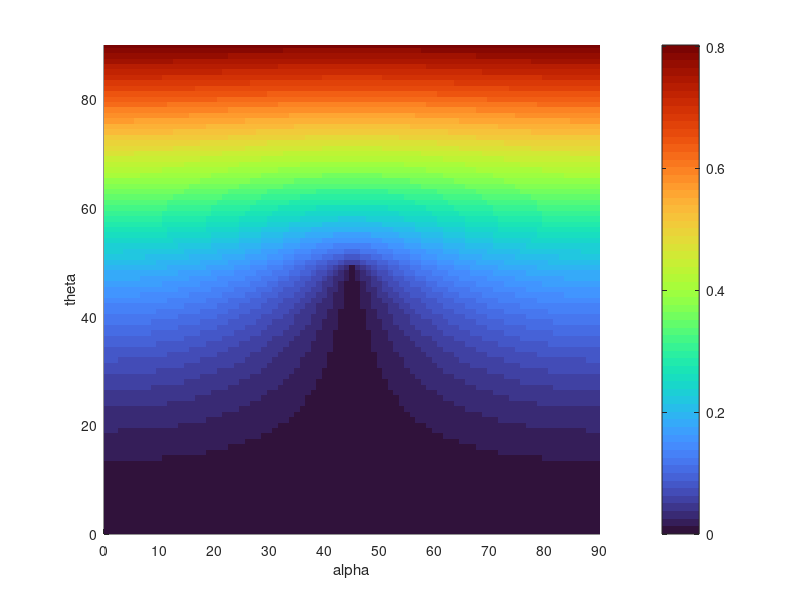

Source code (MATLAB):
clear all;
close(gcf);
close(gcf);
close(gcf);
close(gcf);
%résultats donnés dans la base xy 
%valvuls en fonction du déphasage du miroir M2
n1=1;
n2=1.5;

theta =[0:1:90].*pi/180;
kappa=[];
delta = 12.8*pi/180;
%kappa=[acosh(1/cos(delta/2))-0.5:0.01:acosh(1/cos(delta/2))+0.5];

for k=1:length(theta),
theta2=asin((n1/n2).*sin(theta(k)));

t1s=(2*n1.*cos(theta(k)))/(n1.*cos(theta(k))+n2.*cos(theta2));
t2s=(2*n2.*cos(theta2))/(n1.*cos(theta(k))+n2.*cos(theta2));
t1p=(2*n1.*cos(theta(k)))/(n2.*cos(theta(k))+n1.*cos(theta2));
t2p=(2*n2.*cos(theta2))/(n2.*cos(theta(k))+n1.*cos(theta2));

rs=t1s.*t2s.*t1s.*t2s;
rp=t1p.*t2p.*t1p.*t2p;

kappa(k)=(-1/2).*log(rs/rp);


r21=-exp(kappa(k));
r22=exp(-kappa(k));
%matrice du miroir M2
M2=exp(-kappa(k))*[r21,0;0,r22]; %de la base xy à x'y'

alpha=[0:1:90]*pi/180;%valeur de l'angle alpha permettant l'obtention d'un PE

for l=1:length(alpha)

r11=-exp(1i*(delta/2));
r12=exp(-1i*(delta/2));
M1=[r11,0;0,r12]; %de la base x'y' à xy

T=[cos(alpha(l)/2),sin(alpha(l)/2);-sin(alpha(l)/2),cos(alpha(l)/2)]; 

J_RT=T*M1*T*T*M2*T; %matrice d'un aller-retour

[V,D] = eig(J_RT); %calcul des valeurs propres et vecteurs propres de J_RT
D1(k,l)=D(1,1);D2(k,l)=D(2,2); %valeurs propres des deux modes 

V1=V(:,1);V2=V(:,2);%les deux vecteurs propres
V1_cp=T*M2*T*V(:,1); %état propre du mode 1 se propageant en sens contraire
V1_cp=V1_cp/norm(V1_cp); %normalisation de V1_cp
V2_cp=T*M1*T*V(:,2);%état propre du mode 2 se propageant en sens contraire
V2_cp=V2_cp/norm(V2_cp);%normalisation de V2_cp
V1_cp(1)=-V1_cp(1);%réécriture de V1_cp dans la même base que V1 
V2_cp(1)=-V2_cp(1);%réécriture de V2_cp dans la même base que V2 

Ortho1(l)=abs(V1_cp'*V1); %calcul de l'orthogonalité des ondes contra-propagatives du mode 1
Ortho2(l)=abs(V2_cp'*V2); %calcul de l'orthogonalité des ondes contra-propagatives du mode 2



%paramètres de l'ellipse de polarisation des deux modes 
phi_V1(l)=angle(V1(2)/V1(1));
phi_V2(l)=angle(V2(2)/V2(1));
epsilon_V1(l)=atan(abs(V1(2))/abs(V1(1)));
epsilon_V2(l)=atan(abs(V2(2))/abs(V2(1)));

phi_V1_cp(l)=angle(V1_cp(2)/V1_cp(1));
phi_V2_cp(l)=angle(V2_cp(2)/V2_cp(1));
epsilon_V1_cp(l)=atan(abs(V1_cp(2))/abs(V1_cp(1)));
epsilon_V2_cp(l)=atan(abs(V2_cp(2))/abs(V2_cp(1)));


end; %fin de la boucle sur alpha
end;

dif=abs(abs(D1)-abs(D2));
figure(1); %valeurs propres et vecteurs propres
%hold on;surf(theta, alpha,abs(D1));grid on;
hold on;imagesc(alpha*180/pi,theta*180/pi,dif);colormap turbo; colorbar;
xticks(0:10:90)
xlim([0;90])
ylim([0;90])
xlabel('alpha')
ylabel('theta')